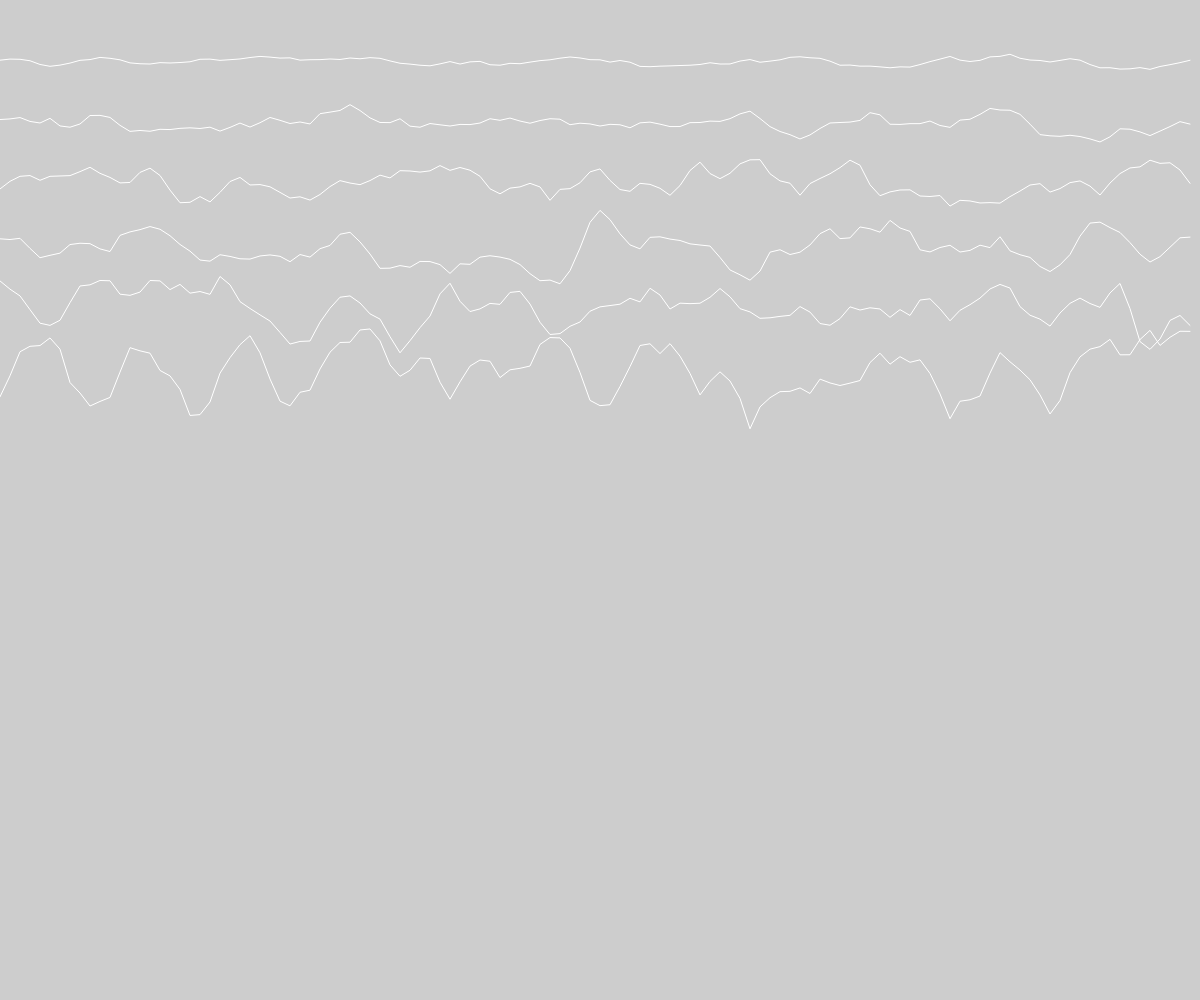
Frame 1 (no input)
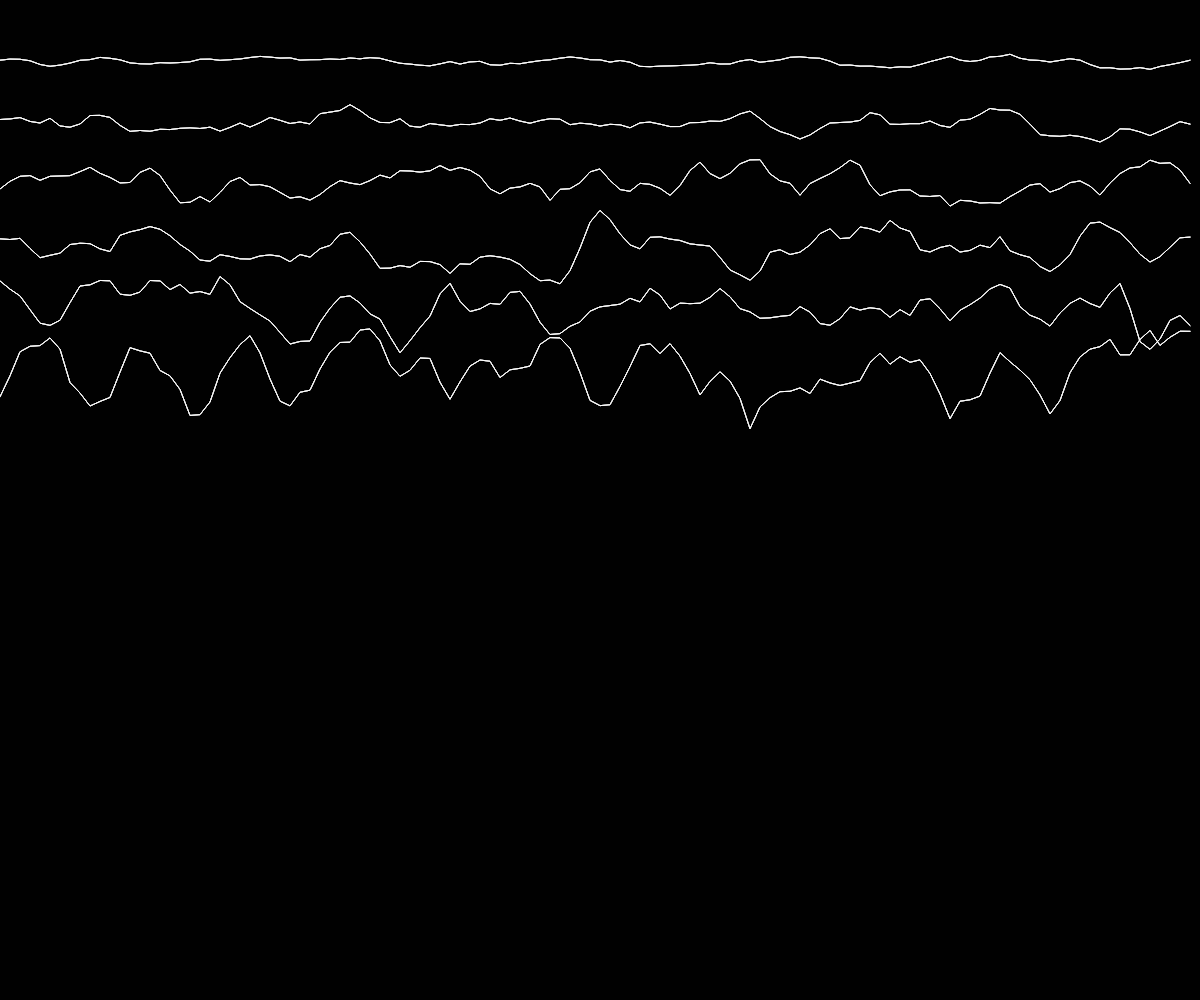
Frame 60 (no input)
Frame 120 (the mouse pressed at the canvas centre since frame 60): identical to frame 60, image omitted

The p5.js sketch that drew these frames (run headless with seeded random() and noise() and a simulated clock; from frame 60 on, the mouse is pressed at the canvas centre):

// p5.js sketch
// ── sketch.js
let rotSlider;
let gruenSlider;
let blueSlider;

function setup() {
  /*
  ~~~~~~~~~
  windowWidth, windowHeight sind Systemvariablen, die die aktuelle Fenstergrösse beinhalten
  */
  createCanvas(windowWidth, windowHeight);
 /* rotSlider=createSlider(0,255);
  rotSlider.position(50,50);
  gruenSlider=createSlider(0,255);
  gruenSlider.position(50,100);
  blueSlider=createSlider(0,255);
  blueSlider.position(50,150);*/
}

function draw() {
  background(0, 50);
  noFill();
  stroke(255);
  /*
  ~~~~~~~~~
  Zufall 
  https://p5js.org/reference/#/p5/random
  random(300); 
  liefert Kommazahlen zwischen 0 (inkl) und 300 (exkl) 
  */
 
  /*
  
  let d=random(300);
  ellipse(mouseX, mouseY, d,d);
  */

  /*
  ~~~~~~~~~
  Smoothe Veränderung mit sinus 
  https://setosa.io/ev/sine-and-cosine/
  */
  
  /*let d=sin(frameCount/100); //Werte zwischen -1,1
  d=map(d, -1,1, 10, 500);//Wertebereich umrechnen 
  ellipse(width/2, height/2, d,d);
  */

  /* 
  ~~~~~~~~~
  Farbe über Slider steuern
  */
 /* noStroke();
  // Werte der Slider in Variablen speichern?
  let r=rotSlider.value();
  let g=gruenSlider.value();
  let b=blueSlider.value();;
  background(255-r, 255-g, 255-b);//inverse Farbe
  fill(rotSlider.value(), gruenSlider.value(), blueSlider.value());
  ellipse(width/2, height/2, windowWidth,windowHeight);*/


  /*
  ~~~~~~~~~
  Wiederholung Loop
  */
  
  
  let breite=10;
  let anzahl=width/breite;
  let xoff=1.0;
  /*randomSeed(3); //random Algorithmus 'impfen'
  // ~~~~~~~~~ Punkte verbinden mit beginShape, endShape
  beginShape();
  for(let i=0;i<anzahl;i++){
    
    //line(i*100, height/2, (i+1)*100,height/2+100);
    vertex(i*breite, height/2);
    //let d=random(100);
    // ~~~~~~~~~ statt randomness noise? https://genekogan.com/code/p5js-perlin-noise/

    let d=noise(xoff) *100;
    vertex((i+1)*breite,height/2+d);
    xoff+=0.1;
  }
  endShape();
  */

  xoff=schreibeZeile(anzahl, xoff, 50);
  xoff=schreibeZeile(anzahl, xoff, 100);
  xoff=schreibeZeile(anzahl, xoff, 150);
  xoff=schreibeZeile(anzahl, xoff, 200);
  xoff=schreibeZeile(anzahl, xoff, 250);
  xoff=schreibeZeile(anzahl, xoff, 300);
}


//~~~~~Auslagerung in eine Funktion

function schreibeZeile(anzahl, xoff, y){

  // ~~~~~~~~~ Punkte verbinden mit beginShape, endShape
  beginShape();
  for(let i=0;i<anzahl;i++){
    
    let d=noise(xoff) * y / 2;//abweichung abhängig von y Position
    vertex(i*10,y+d);
    xoff+=0.2;
  }
  endShape();
  
  return xoff;
}
